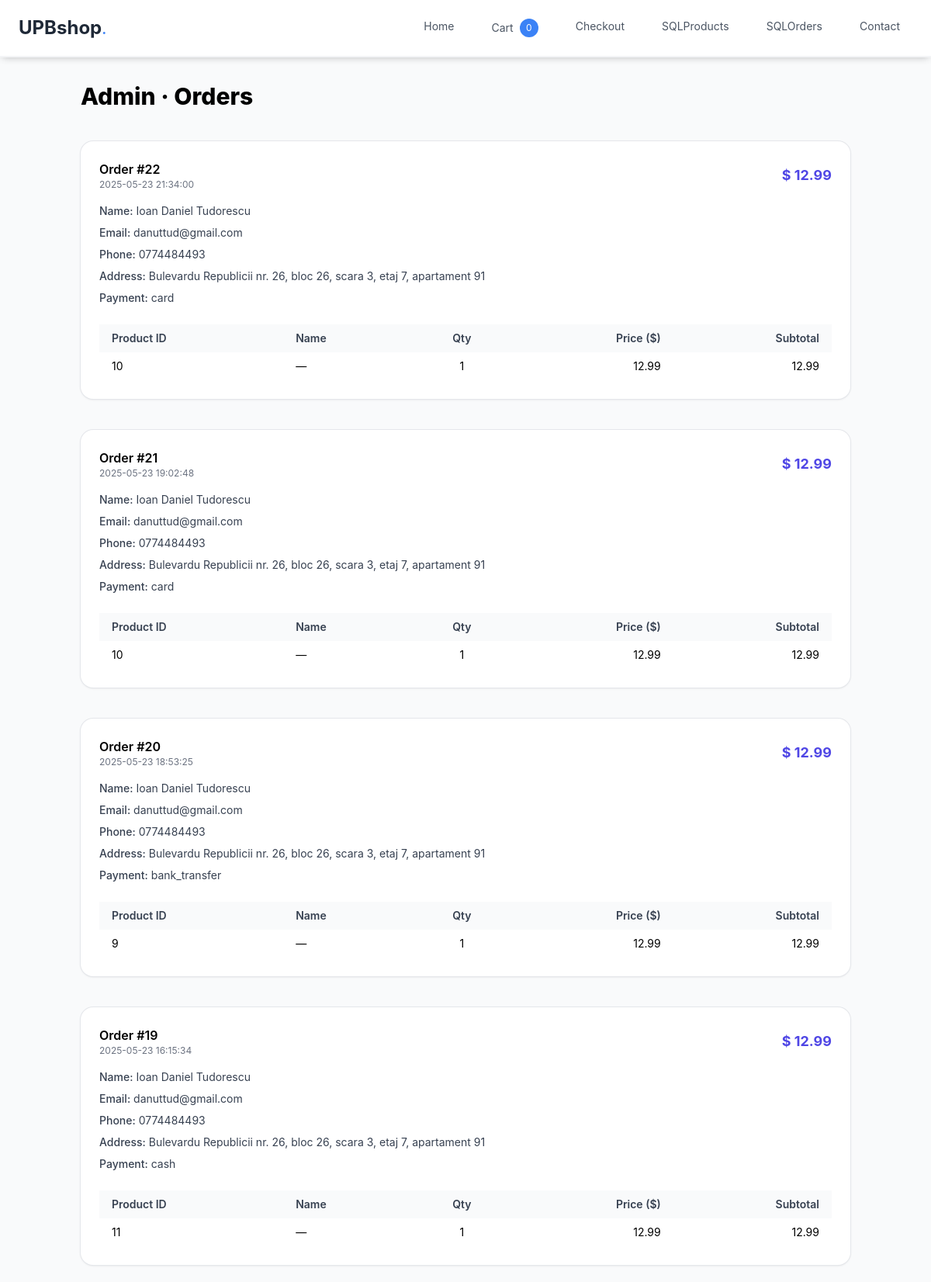
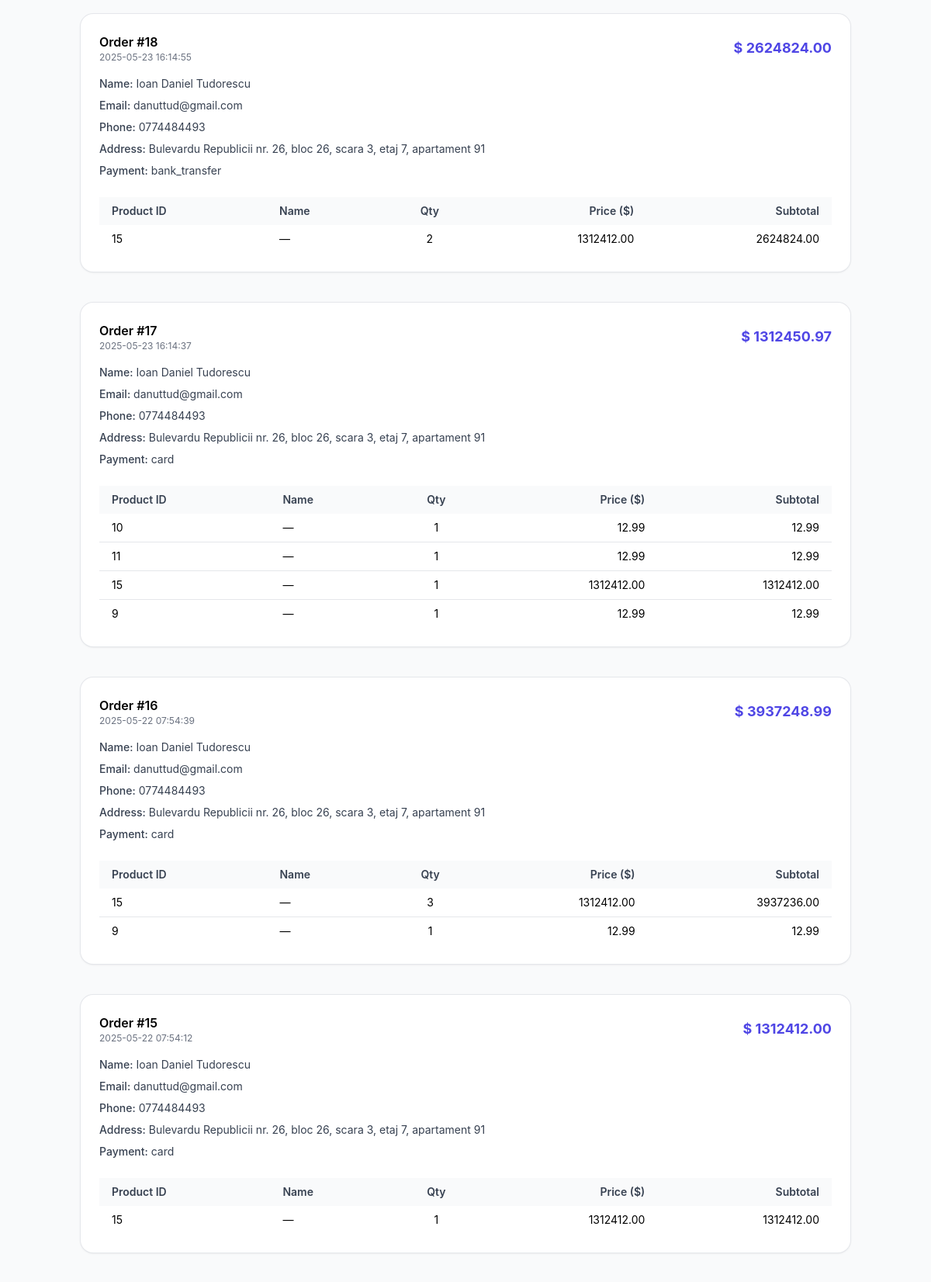
Page /admin/orders (upper part) on the committed database (2 pictures, top to bottom).
### index.py (models this page shows)
class Order(db.Model):
    id             = db.Column(db.Integer, primary_key=True)
    full_name      = db.Column(db.String(80))
    email          = db.Column(db.String(120))
    phone          = db.Column(db.String(30))
    address        = db.Column(db.Text)
    payment_method = db.Column(db.String(20))
    total_price    = db.Column(db.Float)
    created_at     = db.Column(db.DateTime, default=datetime.utcnow)
    items          = db.relationship("OrderItem", backref="order", cascade="all, delete")

class OrderItem(db.Model):
    id         = db.Column(db.Integer, primary_key=True)
    order_id   = db.Column(db.Integer, db.ForeignKey("order.id"))
    product_id = db.Column(db.Integer, db.ForeignKey("product.id"))
    quantity   = db.Column(db.Integer)
    price      = db.Column(db.Float)

### index.py (the view)
@app.route("/admin/orders")
def admin_orders():
    orders = (Order.query
                    .order_by(Order.created_at.desc())
                    .all())
    return render_template("admin_orders.html", orders=orders, active_page=None)

### index.py (called while the page is built)
@app.context_processor
def inject_cart_count():
    return {"cart_count": sum(session.get("cart", {}).values())}

### templates/admin_orders.html (shortened to what this page needs)
{% extends "base.html" %}
{% block content %}
<h1 class="text-3xl font-extrabold mb-10 text-center lg:text-left">Admin · Orders</h1>
{% if orders %}
  <div class="space-y-10">
    {% for o in orders %}
      <div class="rounded-2xl bg-white shadow ring-1 ring-gray-200 p-6">
        <div class="flex flex-col sm:flex-row sm:items-center sm:justify-between">
          <div class="mb-4 sm:mb-0">
            <p class="font-semibold">Order #{{ o.id }}</p>
            <p class="text-xs text-gray-500">{{ o.created_at.strftime("%Y-%m-%d %H:%M:%S") }}</p>
          </div>
          <p class="text-lg font-bold text-indigo-600">$ {{ '%.2f'|format(o.total_price) }}</p>
        </div>
        <div class="mt-4 grid gap-2 text-sm text-gray-700">
          <p><span class="font-medium">Name:</span> {{ o.full_name }}</p>
          <p><span class="font-medium">Email:</span> {{ o.email }}</p>
          {% if o.phone %}<p><span class="font-medium">Phone:</span> {{ o.phone }}</p>{% endif %}
          <p><span class="font-medium">Address:</span> {{ o.address }}</p>
          <p><span class="font-medium">Payment:</span> {{ o.payment_method }}</p>
        </div>
        <div class="mt-6 overflow-x-auto">
          <table class="min-w-full text-sm">
            <thead>
              <tr class="bg-gray-50 text-gray-700">
                <th class="px-4 py-2 text-left font-semibold">Product ID</th>
                <th class="px-4 py-2 text-left font-semibold">Name</th>
                <th class="px-4 py-2 text-center font-semibold">Qty</th>
                <th class="px-4 py-2 text-right font-semibold">Price ($)</th>
                <th class="px-4 py-2 text-right font-semibold">Subtotal</th>
              </tr>
            </thead>
            <tbody>
              {% for it in o.items %}
                <tr class="border-b last:border-0">
                  <td class="px-4 py-2">{{ it.product_id }}</td>
                  <td class="px-4 py-2">{{ it.product.name if it.product else '—' }}</td>
                  <td class="px-4 py-2 text-center">{{ it.quantity }}</td>
                  <td class="px-4 py-2 text-right">{{ '%.2f'|format(it.price) }}</td>
                  <td class="px-4 py-2 text-right">
                    {{ '%.2f'|format(it.price * it.quantity) }}
                  </td>
                </tr>
              {% endfor %}
            </tbody>
          </table>
        </div>
      </div>
    {% endfor %}
  </div>
{% else %}
  <p class="text-center text-gray-600">Nu există comenzi.</p>
{% endif %}
{% endblock %}

### rows in the picture
Order: id "22", created_at "2025-05-23 21:34:00", total_price "12.99", full_name "Ioan Daniel Tudorescu", email "danuttud@gmail.com", phone "0774484493", address "Bulevardu Republicii nr. 26, bloc 26, scara 3, etaj 7, apartament 91", payment_method "card"
OrderItem: product_id "10", product "—", quantity "1", price "12.99", it.price*it.quantity "12.99"
Order: id "21", created_at "2025-05-23 19:02:48", total_price "12.99", full_name "Ioan Daniel Tudorescu", email "danuttud@gmail.com", phone "0774484493", address "Bulevardu Republicii nr. 26, bloc 26, scara 3, etaj 7, apartament 91", payment_method "card"
OrderItem: product_id "10", product "—", quantity "1", price "12.99", it.price*it.quantity "12.99"
Order: id "20", created_at "2025-05-23 18:53:25", total_price "12.99", full_name "Ioan Daniel Tudorescu", email "danuttud@gmail.com", phone "0774484493", address "Bulevardu Republicii nr. 26, bloc 26, scara 3, etaj 7, apartament 91", payment_method "bank_transfer"
OrderItem: product_id "9", product "—", quantity "1", price "12.99", it.price*it.quantity "12.99"
Order: id "19", created_at "2025-05-23 16:15:34", total_price "12.99", full_name "Ioan Daniel Tudorescu", email "danuttud@gmail.com", phone "0774484493", address "Bulevardu Republicii nr. 26, bloc 26, scara 3, etaj 7, apartament 91", payment_method "cash"
OrderItem: product_id "11", product "—", quantity "1", price "12.99", it.price*it.quantity "12.99"
Order: id "18", created_at "2025-05-23 16:14:55", total_price "2624824.00", full_name "Ioan Daniel Tudorescu", email "danuttud@gmail.com", phone "0774484493", address "Bulevardu Republicii nr. 26, bloc 26, scara 3, etaj 7, apartament 91", payment_method "bank_transfer"
OrderItem: product_id "15", product "—", quantity "2", price "1312412.00", it.price*it.quantity "2624824.00"
Order: id "17", created_at "2025-05-23 16:14:37", total_price "1312450.97", full_name "Ioan Daniel Tudorescu", email "danuttud@gmail.com", phone "0774484493", address "Bulevardu Republicii nr. 26, bloc 26, scara 3, etaj 7, apartament 91", payment_method "card"
OrderItem: product_id "10", product "—", quantity "1", price "12.99", it.price*it.quantity "12.99"
OrderItem: product_id "11", product "—", quantity "1", price "12.99", it.price*it.quantity "12.99"
OrderItem: product_id "15", product "—", quantity "1", price "1312412.00", it.price*it.quantity "1312412.00"
OrderItem: product_id "9", product "—", quantity "1", price "12.99", it.price*it.quantity "12.99"
Order: id "16", created_at "2025-05-22 07:54:39", total_price "3937248.99", full_name "Ioan Daniel Tudorescu", email "danuttud@gmail.com", phone "0774484493", address "Bulevardu Republicii nr. 26, bloc 26, scara 3, etaj 7, apartament 91", payment_method "card"
OrderItem: product_id "15", product "—", quantity "3", price "1312412.00", it.price*it.quantity "3937236.00"
OrderItem: product_id "9", product "—", quantity "1", price "12.99", it.price*it.quantity "12.99"
Order: id "15", created_at "2025-05-22 07:54:12", total_price "1312412.00", full_name "Ioan Daniel Tudorescu", email "danuttud@gmail.com", phone "0774484493", address "Bulevardu Republicii nr. 26, bloc 26, scara 3, etaj 7, apartament 91", payment_method "card"
OrderItem: product_id "15", product "—", quantity "1", price "1312412.00", it.price*it.quantity "1312412.00"

### other values in the picture
{{ cart_count }} "0"
